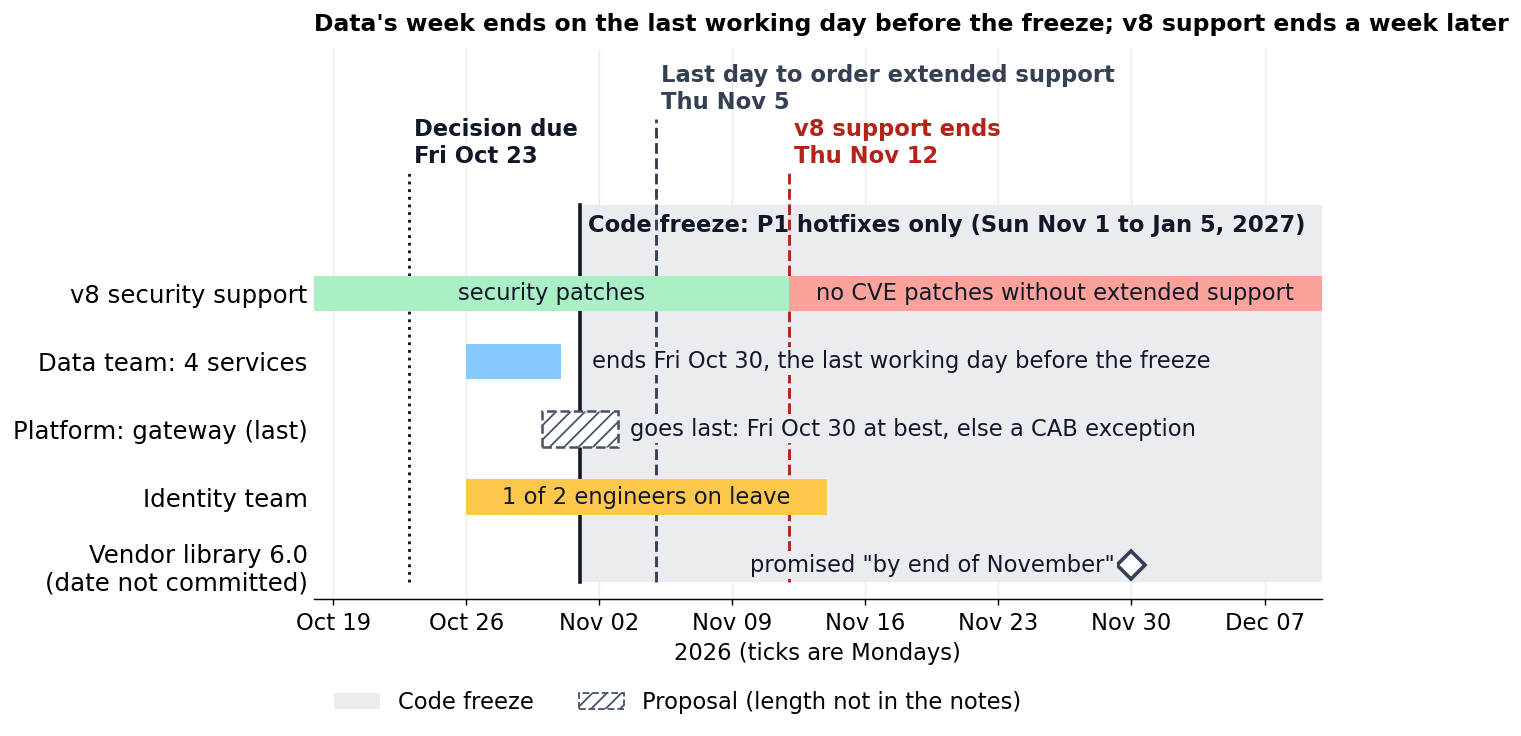

Write Python code to recreate this figure.
"""Timeline of the constraints around the v8 to v10 decision, for report.md section 5.

Every date comes from report.data/upgrade-notes.md; the weekdays are calendar facts.
Solid bars are facts from the notes. The dashed box (gateway) is a proposal: its length is not in the notes.
Run from the folder that contains report.md:
    python report.assets/timeline.py
"""
from datetime import date
from pathlib import Path

import matplotlib

matplotlib.use("Agg")
import matplotlib.dates as mdates
import matplotlib.pyplot as plt
from matplotlib.patches import Patch, Rectangle

PNG_PATH = Path(__file__).resolve().parent / "timeline.png"


def d(month, day, year=2026):
    return mdates.date2num(date(year, month, day))


X0, X1 = d(10, 18), d(12, 10)
YMIN, YMAX = -0.8, 7.3
FREEZE_START = d(11, 1)          # notes: freeze runs 2026-11-01 to 2027-01-05
V8_END = d(11, 12)               # notes: v8 security support ends 2026-11-12
SUPPORT_ORDER_BY = d(11, 5)      # notes: extended support must be ordered by 2026-11-05
DECISION = d(10, 23)             # notes: decision needed by Friday 2026-10-23
DATA_START, DATA_END = d(10, 26), d(10, 31)    # notes: one week from Monday 2026-10-26 (to end of Friday 10-30)
LEAVE_START, LEAVE_END = d(10, 26), d(11, 14)  # notes: leave 2026-10-26 to 2026-11-13 (inclusive)
VENDOR = d(11, 30)               # notes: vendor library "by end of November", not committed
BAND_TOP = 5.0

fig, ax = plt.subplots(figsize=(10, 5.5), dpi=130)
FS = 12.5  # base font size: keeps labels readable when the image is shown about 800 px wide
ax.set_xlim(X0, X1)
ax.set_ylim(YMIN, YMAX)
BAND = "#EAECF0"

# freeze band behind the lanes
ax.add_patch(Rectangle((FREEZE_START, YMIN + 0.25), X1 - FREEZE_START, BAND_TOP - YMIN - 0.25,
                       facecolor=BAND, edgecolor="none", zorder=0))
ax.text(FREEZE_START + 0.4, BAND_TOP - 0.12, "Code freeze: P1 hotfixes only (Sun Nov 1 to Jan 5, 2027)",
        ha="left", va="top", fontsize=FS, color="#101828", fontweight="bold", zorder=3)

lanes = {"v8 security support": 3.7, "Data team: 4 services": 2.7, "Platform: gateway (last)": 1.7,
         "Identity team": 0.7, "Vendor library 6.0\n(date not committed)": -0.3}
H = 0.52


def box(y, x0, x1, color, text=None, **kw):
    ax.add_patch(Rectangle((x0, y - H / 2), x1 - x0, H, facecolor=color, edgecolor=kw.get("edge", "none"),
                           hatch=kw.get("hatch"), linestyle=kw.get("ls", "-"), linewidth=kw.get("lw", 1), zorder=2))
    if text:
        ax.text((x0 + x1) / 2, y, text, ha="center", va="center", fontsize=FS, color="#101828", zorder=4)


def note(x, y, text, ha="left", bg=BAND):
    ax.text(x, y, text, ha=ha, va="center", fontsize=FS, color="#101828", zorder=4,
            bbox=dict(facecolor=bg, edgecolor="none", pad=1.5))


# lane 1: v8 support cliff
box(3.7, X0, V8_END, "#ABEFC6", "security patches")
box(3.7, V8_END, X1, "#FDA29B", "no CVE patches without extended support")
# lane 2: Data team week, then the note on slack
box(2.7, DATA_START, DATA_END, "#84CAFF")
note(FREEZE_START + 0.6, 2.7, "ends Fri Oct 30, the last working day before the freeze")
# lane 3: gateway after the Data wave (proposal, dashed)
box(1.7, d(10, 30), d(11, 3), "#FFFFFF", hatch="///", edge="#475467", ls="--", lw=1.4)
note(d(11, 3) + 0.6, 1.7, "goes last: Fri Oct 30 at best, else a CAB exception")
# lane 4: Identity capacity
box(0.7, LEAVE_START, LEAVE_END, "#FEC84B", "1 of 2 engineers on leave")
# lane 5: vendor library
ax.plot([VENDOR], [-0.3], marker="D", markersize=11, markerfacecolor="white", markeredgecolor="#344054",
        markeredgewidth=2, zorder=4)
note(VENDOR - 0.9, -0.3, "promised \"by end of November\"", ha="right")

# vertical markers: later dates get lower labels, so no line crosses another label
marks = [
    (DECISION, "Decision due\nFri Oct 23", ":", "#101828", 5.55),
    (SUPPORT_ORDER_BY, "Last day to order extended support\nThu Nov 5", "--", "#344054", 6.35),
    (V8_END, "v8 support ends\nThu Nov 12", "--", "#B42318", 5.55),
]
for x, label, ls, color, ytxt in marks:
    ax.plot([x, x], [YMIN + 0.25, ytxt - 0.08], linestyle=ls, color=color, linewidth=1.6, zorder=1)
    ax.text(x + 0.25, ytxt, label, ha="left", va="bottom", fontsize=FS, color=color, fontweight="bold", zorder=4)
ax.plot([FREEZE_START] * 2, [YMIN + 0.25, BAND_TOP], color="#101828", linewidth=2, zorder=1)

ax.set_yticks(list(lanes.values()))
ax.set_yticklabels(list(lanes.keys()), fontsize=FS + 1)
ax.tick_params(axis="y", length=0)
ax.xaxis.set_major_locator(mdates.WeekdayLocator(byweekday=mdates.MO))
ax.xaxis.set_major_formatter(mdates.DateFormatter("%b %d"))
ax.tick_params(axis="x", labelsize=FS)
ax.set_xlabel("2026 (ticks are Mondays)", fontsize=FS)
ax.grid(axis="x", color="#EAECF0", linewidth=0.8, zorder=0)
ax.set_axisbelow(True)
for side in ("top", "right", "left"):
    ax.spines[side].set_visible(False)
ax.set_title("Data's week ends on the last working day before the freeze; v8 support ends a week later",
             loc="left", fontsize=13, fontweight="bold", pad=10)
ax.legend(handles=[Patch(facecolor=BAND, label="Code freeze"),
                   Patch(facecolor="white", edgecolor="#475467", hatch="///", linestyle="--",
                         label="Proposal (length not in the notes)")],
          loc="upper left", bbox_to_anchor=(0.0, -0.13), ncol=2, frameon=False, fontsize=FS)
fig.savefig(PNG_PATH, bbox_inches="tight")
print("wrote", PNG_PATH.name)
